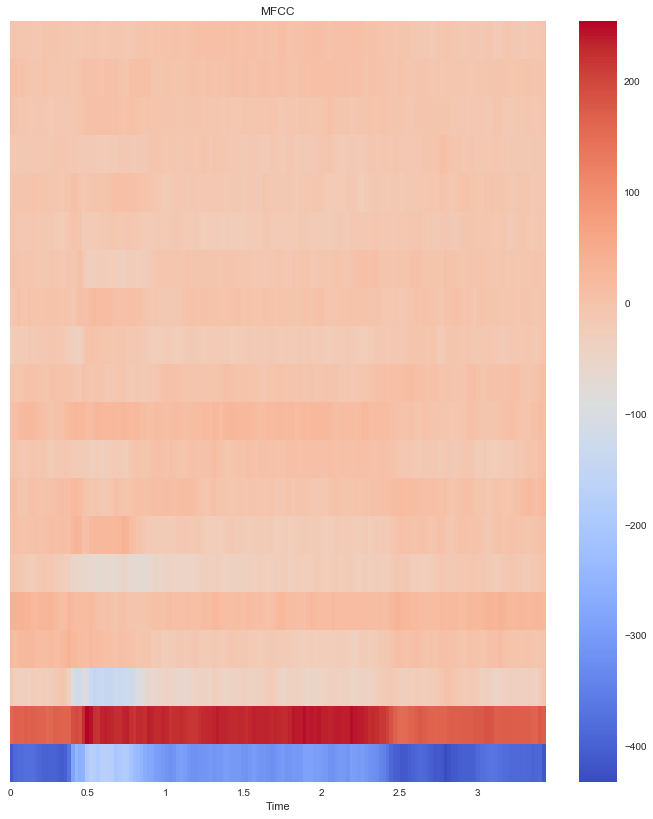
#> input picture Images/download.png, 653 x 819 px, found by its file name
$ jupyter execute Done.ipynb
#> lines starting #> are read from the running program, lines starting #| are printed output that depends on the picture
#> further down, image is the input picture: shape (819, 653, 3); mean B, G, R 187.3, 197.7, 235.4
[cell 1]
# import the necessary packages
from imutils import build_montages
from imutils import paths
import numpy as np
import argparse
import imutils
import cv2
im_file_1 = 'download.png'
im_file_2 = 'download (1).png'

[cell 2]
def image_colorfulness(image):
    # split the image into its respective RGB components
    (B, G, R) = cv2.split(image.astype("float"))
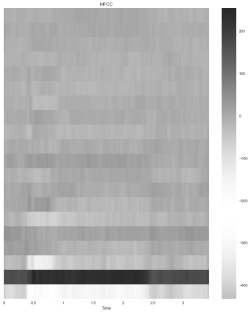
#> B: shape (313, 250) float64; min 38, max 255, mean 187.3
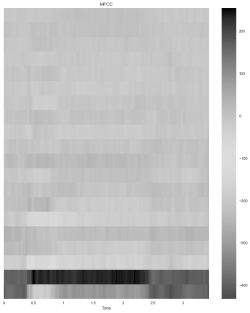
#> G: shape (313, 250) float64; min 4, max 255, mean 197.7
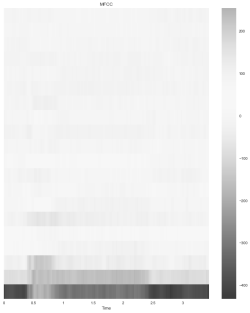
#> R: shape (313, 250) float64; min 59, max 255, mean 235.4

    # compute rg = R - G
    rg = np.absolute(R - G)
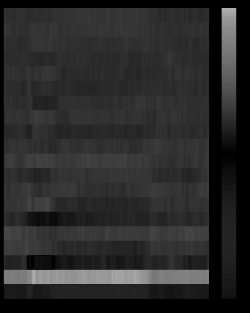
#> rg: shape (313, 250) float64; min 0, max 176, mean 41.3

    # compute yb = 0.5 * (R + G) - B
    yb = np.absolute(0.5 * (R + G) - B)
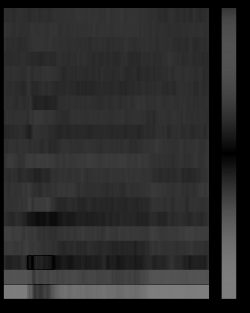
#> yb: shape (313, 250) float64; min 0, max 126, mean 42.4

    # compute the mean and standard deviation of both `rg` and `yb`
    (rbMean, rbStd) = (np.mean(rg), np.std(rg))
#> rbMean = 41.31; rbStd = 29.71
    (ybMean, ybStd) = (np.mean(yb), np.std(yb))
#> ybMean = 42.37; ybStd = 26.39

    # combine the mean and standard deviations
    stdRoot = np.sqrt((rbStd ** 2) + (ybStd ** 2))
#> stdRoot = 39.74
    meanRoot = np.sqrt((rbMean ** 2) + (ybMean ** 2))
#> meanRoot = 59.18

    # derive the "colorfulness" metric and return it
    return stdRoot + (0.3 * meanRoot)

[cell 3]
# initialize the results list
print("[INFO] computing colorfulness metric for dataset...")
results = []
imgs = [im_file_1, im_file_2]

# loop over the image paths
for imagePath in imgs:
    # load the image, resize it (to speed up computation), and
    # compute the colorfulness metric for the image
    image = cv2.imread(imagePath)
    image = imutils.resize(image, width=250)
    C = image_colorfulness(image)
#> C = 57.5

    # display the colorfulness score on the image
    cv2.putText(image, "{:.2f}".format(C), (40, 40),
        cv2.FONT_HERSHEY_SIMPLEX, 1.4, (0, 255, 0), 3)
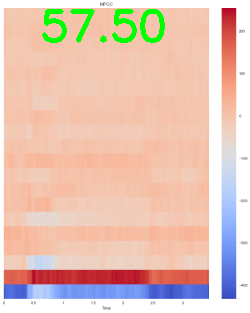
#> image: shape (313, 250, 3); mean B, G, R 184, 198.9, 230.7

    # add the image and colorfulness metric to the results list
    results.append((image, C))
#> pass 2 of the loop `for imagePath in imgs:`:
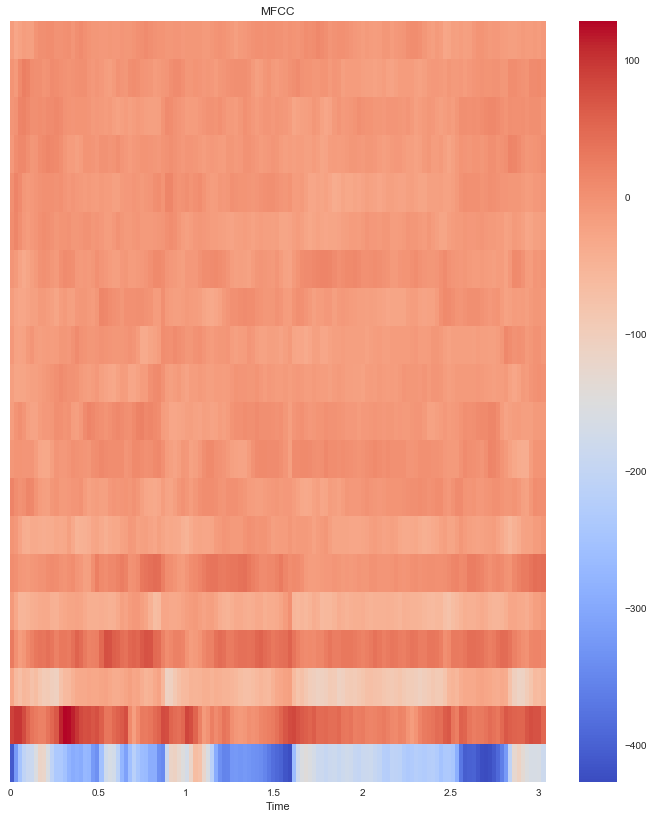
#> input picture Images/download (1).png, 653 x 819 px, found by its file name
#> image is the input picture: shape (819, 653, 3); mean B, G, R 153, 170.8, 238.2
#> in image_colorfulness (call 2), `yb = np.absolute(0.5 * (R + G) - B)`:
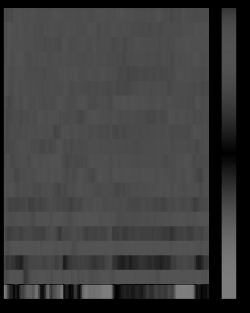
#> yb: shape (313, 250) float64; min 0, max 125.5, mean 60.8
#> rbMean = 70.26; rbStd = 39.67
#> ybMean = 60.79; ybStd = 31.32
#> stdRoot = 50.54
#> meanRoot = 92.91
#> C = 78.41
#> `cv2.putText(image, "{:.2f}".format(C), (40, 40), cv2.FONT_HERSHEY_SIMP..`:
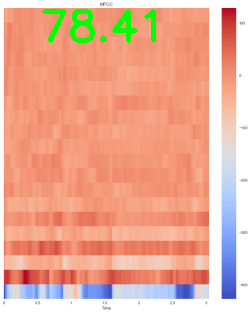
#> image: shape (313, 250, 3); mean B, G, R 151, 172.6, 234.1

[cell 4]
# sort the results with more colorful images at the front of the
# list, then build the lists of the *most colorful* and *least
# colorful* images
print("[INFO] displaying results...")
results = sorted(results, key=lambda x: x[1], reverse=True)
#> results = 2 items
mostColor = [r[0] for r in results[:25]]
#> mostColor = 2 items
leastColor = [r[0] for r in results[-25:]][::-1]
#> leastColor = 2 items

[cell 5]
# construct the montages for the two sets of images
mostColorMontage = build_montages(mostColor, (128, 128), (5, 5))
#> mostColorMontage = 1 item
leastColorMontage = build_montages(leastColor, (128, 128), (5, 5))
#> leastColorMontage = 1 item

[cell 6]
# display the images
cv2.imshow("Most Colorful", mostColorMontage[0])
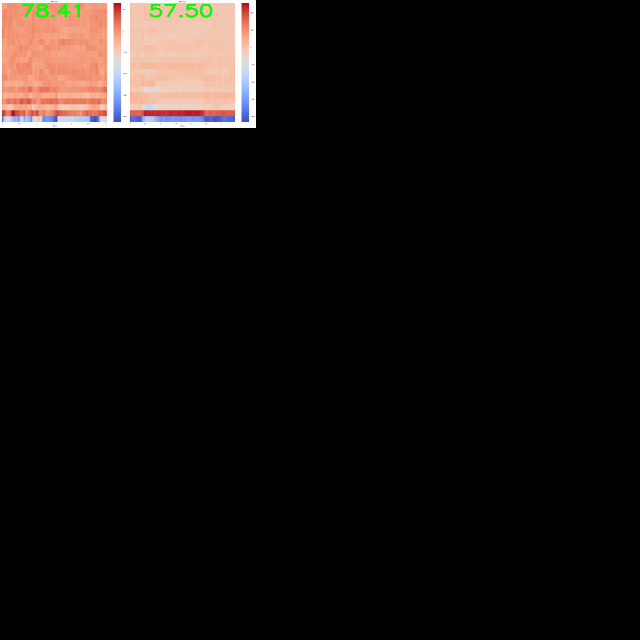
#> window 'Most Colorful': shape (640, 640, 3); mean B, G, R 13.4, 14.8, 18.6
cv2.imshow("Least Colorful", leastColorMontage[0])
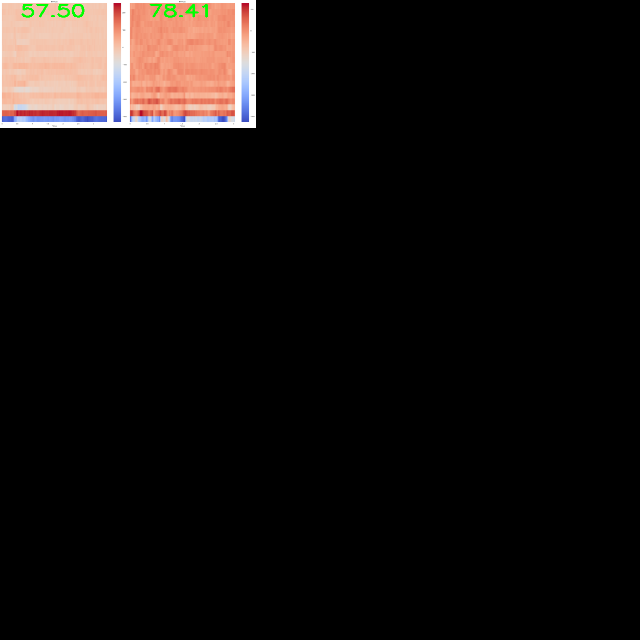
#> window 'Least Colorful': shape (640, 640, 3); mean B, G, R 13.4, 14.8, 18.6
cv2.waitKey(0)
